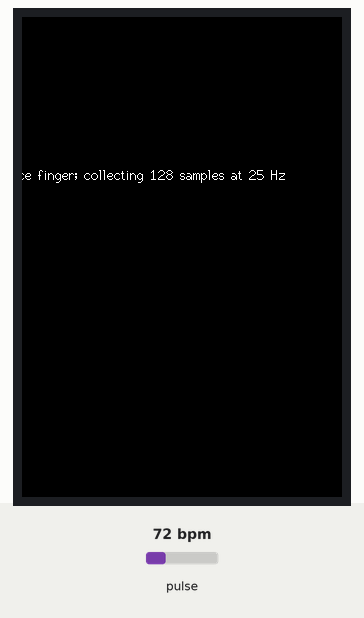
Simulated run of this program. Board: ESP32-S3. Parts: 320×480 colour display. The inputs (shaded band) are chosen by the test bench; at power-on: pulse 72 bpm. What the program prints to the serial monitor is not drawn.

Above: at 0.9 s.
At 6.2 s:
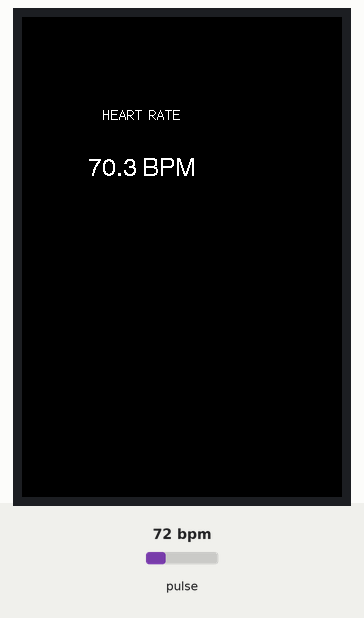

Measured:
- what the display in image 0 shows lasts 5.3 s, from 0.8 s to 6.1 s

The program:

main.cpp
```cpp
#include <Arduino.h>
#include <Wire.h>
#include "MAX30105.h"
#include <arduinoFFT.h>
#include <TFT_eSPI.h>
TFT_eSPI tft;

#define IIC_SDA 2
#define IIC_SCL 1

MAX30105 particleSensor;


const uint16_t SAMPLES = 128;
const byte NATIVE_SAMPLE_RATE = 100;
const uint8_t DECIMATION = 1;
const float SAMPLING_FREQUENCY = (float)NATIVE_SAMPLE_RATE / 4 / DECIMATION;

const float MIN_BPM = 40.0;
const float MAX_BPM = 220.0;

float vReal[SAMPLES];
float vImag[SAMPLES];

ArduinoFFT<float> FFT = ArduinoFFT<float>(
  vReal,
  vImag,
  SAMPLES,
  SAMPLING_FREQUENCY
);

const uint16_t MIN_BIN =
  (uint16_t)((MIN_BPM / 60.0) * SAMPLES / SAMPLING_FREQUENCY) + 1;

const uint16_t MAX_BIN =
  (MAX_BPM / 60.0) * SAMPLES / SAMPLING_FREQUENCY;


void showStatus(const char* msg) {
  Serial.println(msg);
  tft.fillScreen(TFT_BLACK);
  tft.setTextColor(TFT_WHITE, TFT_BLACK);
  tft.drawCentreString(msg, 120, 150, 2);
}
void showBPM(float bpm) {
  tft.fillScreen(TFT_BLACK);
  tft.setTextColor(TFT_WHITE, TFT_BLACK);
  tft.drawCentreString("HEART RATE", 120, 90, 2);
  char line[24];
  snprintf(line, sizeof(line), "%.1f BPM", bpm);
  tft.drawCentreString(line, 120, 140, 4);
  Serial.printf("Estimated BPM: %.1f\n", bpm);
  Serial.println("frequency_Hz,magnitude");
  for (uint16_t i = 1; i < SAMPLES / 2; ++i)
    Serial.printf("%.4f,%.3f\n", i * SAMPLING_FREQUENCY / SAMPLES, vReal[i]);
}

void setup() {

  Serial.begin(115200);
  delay(500);
  Wire.begin(IIC_SDA, IIC_SCL);
  tft.init();
  tft.setRotation(0);


  if (particleSensor.begin(Wire, I2C_SPEED_FAST) == false) {

    showStatus("Sensor not found");

    while (1) { delay(1000);
    }

  }


  byte ledBrightness = 60;
  byte sampleAverage = 4;
  byte ledMode = 2;
  int pulseWidth = 411;
  int adcRange = 4096;


  particleSensor.setup(
    ledBrightness,
    sampleAverage,
    ledMode,
    NATIVE_SAMPLE_RATE,
    pulseWidth,
    adcRange
  );


  particleSensor.setPulseAmplitudeRed(0x0A);
  particleSensor.setPulseAmplitudeGreen(0);


  particleSensor.clearFIFO();
  showStatus("Place finger; collecting 128 samples at 25 Hz");
}


void loop() {

  uint16_t keptSamples = 0;

  uint16_t rawCounter = 0;

  float irSum = 0;


  while (keptSamples < SAMPLES) {

    const uint32_t started = millis();
    while (particleSensor.available() == false) {

      particleSensor.check();
      if (millis() - started > 2000) {
        showStatus("Sensor timeout; check wiring");
        particleSensor.clearFIFO();
        return;
      }
      delay(1);

    }


    long irValue = particleSensor.getFIFOIR();

    particleSensor.nextSample();


    if (rawCounter % DECIMATION == 0) {

      vReal[keptSamples] = (float)irValue;

      vImag[keptSamples] = 0.0;

      irSum += irValue;

      keptSamples++;

    }


    rawCounter++;

  }


  float irAverage = irSum / SAMPLES;


  if (irAverage < 50000) {

    showStatus("No finger");

    return;

  }


  FFT.dcRemoval();

  FFT.windowing(
    FFTWindow::Hamming,
    FFTDirection::Forward
  );

  FFT.compute(
    FFTDirection::Forward
  );

  FFT.complexToMagnitude();


  uint16_t peakBin = MIN_BIN;

  float peakMagnitude = vReal[MIN_BIN];


  for (
    uint16_t i = MIN_BIN + 1;
    i <= MAX_BIN;
    i++
  ) {

    if (vReal[i] > peakMagnitude) {

      peakMagnitude = vReal[i];

      peakBin = i;

    }

  }


  float peakFrequencyHz =
    (peakBin * SAMPLING_FREQUENCY) /
    (float)SAMPLES;


  float bpm =
    peakFrequencyHz * 60.0;


  showBPM(bpm);

}
```
